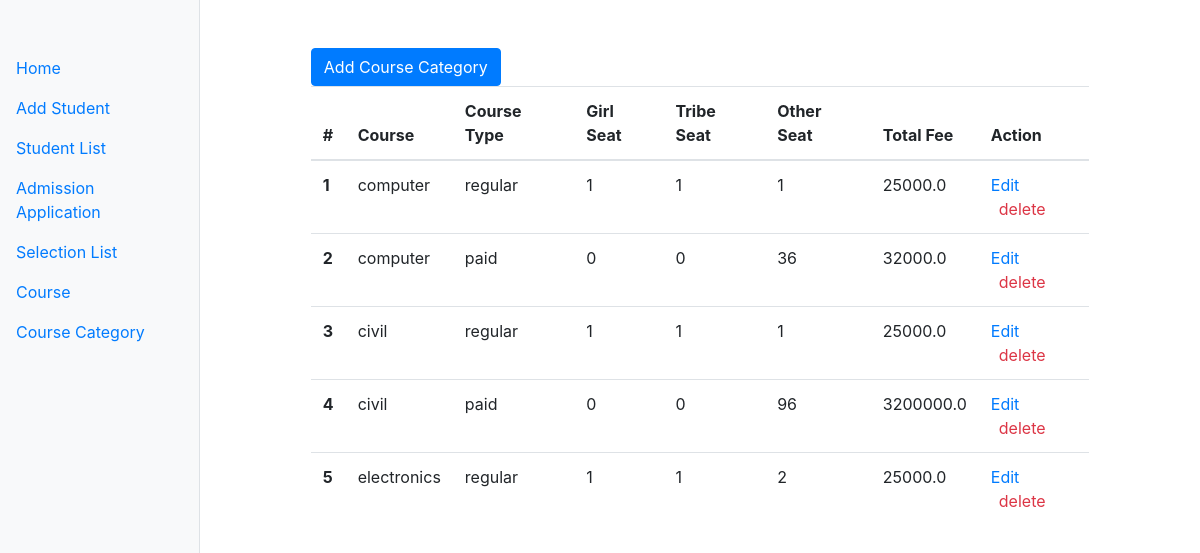
Screenshot of /app/course_category/ with the database file from the repository.
### app/models.py (models this page shows, shortened)
class CourseCategory(models.Model):
    f_type = models.CharField(max_length=100,choices=faculty_choice)
    girl_seat = models.IntegerField(default=0)
    tribe_seat = models.IntegerField(default=0)
    other_seat = models.IntegerField()
    total_fee = models.FloatField()
    course = models.ForeignKey(Course,on_delete=models.CASCADE)

class Course(models.Model):
    name = models.CharField(max_length=100)
    year = models.IntegerField(default=4)
    def __str__(self):
        return self.name

### app/views/course.py (the view, shortened to what this page needs)
# urls.py: path('course_category/',CourseCategoryView.as_view(),name="course_category"),
class CourseCategoryView(View):
	def get(self,request):
		courses = CourseCategory.objects.all()
		form = CourseCategoryForm()
		context = {
		'courses':courses,
		'form':form
		}
		return render(request,"my_admin/course_category.html",context)

### templates/my_admin/course_category.html (shortened to what this page needs)
{% extends 'admin_base/index.html' %}
{% block inner_content %}
<div class="container">
  <div class="row">
    <div class="col-10 mx-auto mt-5">
      <button type="button" class="btn btn-primary" data-toggle="modal" data-target="#exampleModal">
        Add Course Category
      </button>
      <table class="table">
        <thead>
          <tr>
            <th scope="col">#</th>
            <th scope="col">Course</th>
            <th scope="col">Course Type</th>
            <th scope="col">Girl Seat</th>
            <th scope="col">Tribe Seat</th>
            <th scope="col">Other Seat</th>
            <th scope="col">Total Fee</th>
            <th scope="col">Action</th>
          </tr>
        </thead>
        <tbody>
          {% for course in courses %}
          <tr>
            <th scope="row">{{forloop.counter}}</th>
            <td>{{course.course}}</td>
            <td>{{course.f_type}}</td>
            <td>{{course.girl_seat}}</td>
            <td>{{course.tribe_seat}}</td>
            <td>{{course.other_seat}}</td>
            <td>{{course.total_fee}}</td>
            <td>
              <a href="{% url 'course_category_update' course.id %}">Edit</a>
              <a href="{% url 'course_category_delete' course.id %}" class="ml-2 text-danger">delete</a>
            </td>
          </tr>
          {% endfor %}
        </tbody>
      </table>
    </div>
  </div>
</div>
{% endblock inner_content %}

### rows the page displays
CourseCategory: course "computer", f_type "regular", girl_seat "1", tribe_seat "1", other_seat "1", total_fee "25000.0"
CourseCategory: course "computer", f_type "paid", girl_seat "0", tribe_seat "0", other_seat "36", total_fee "32000.0"
CourseCategory: course "civil", f_type "regular", girl_seat "1", tribe_seat "1", other_seat "1", total_fee "25000.0"
CourseCategory: course "civil", f_type "paid", girl_seat "0", tribe_seat "0", other_seat "96", total_fee "3200000.0"
CourseCategory: course "electronics", f_type "regular", girl_seat "1", tribe_seat "1", other_seat "2", total_fee "25000.0"
